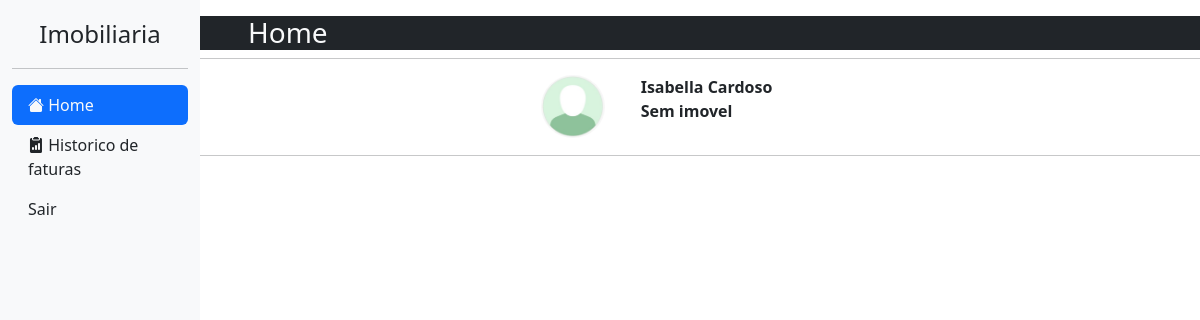
Before: /imobiliaria/home-usuario (signed in) with the older database file.
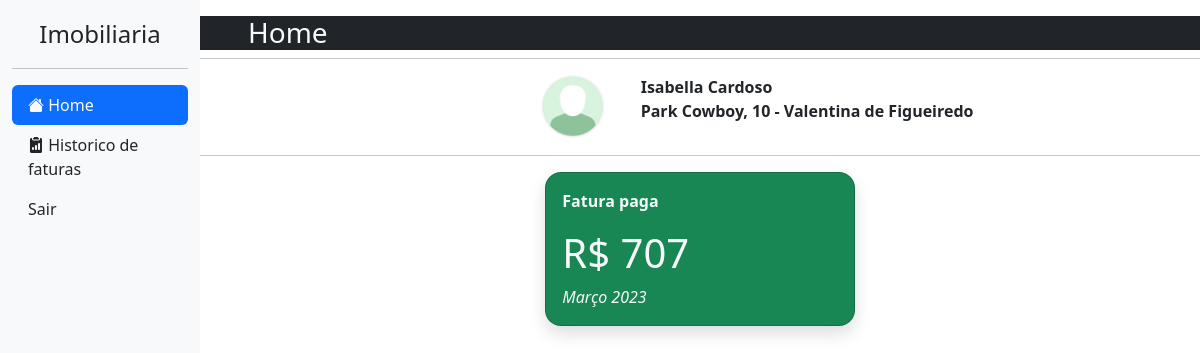
After: the same page with the newer database file.
### usuario/models.py (models this page shows, shortened)
class Perfil(models.Model):
    cpf = models.CharField(max_length=14, null=True)
    nome_completo = models.CharField(max_length=50, null=True, verbose_name="Nome completo")
    data_nascimento = models.DateField(max_length=10, null=True, blank=True, verbose_name="Data de nascimento")
    telefone = models.CharField(max_length=16, null=True, verbose_name="Telefone para contato")
    data_entrada_imovel = models.DateField(auto_now_add=True, editable=True, verbose_name="Data de entrada no imovel")
    usuario = models.OneToOneField(User, blank=True, on_delete=models.CASCADE)
    imovel = models.OneToOneField(Imovel, null=True, blank=True, on_delete=models.SET_NULL)

### imobiliaria/models.py (models this page shows, shortened)
class Imovel(models.Model):
    nome = models.CharField(max_length=50, blank=True, verbose_name='Nome do imóvel / vila / condominio')
    cep = models.CharField(max_length=9, blank=True, verbose_name= 'CEP')
    endereco = models.CharField(max_length=100, blank=True, verbose_name= 'Endereço')
    numero = models.CharField(max_length=100, blank=True, verbose_name= 'Numero')
    bairro = models.CharField(max_length=100, blank=True, verbose_name= 'Bairro')
    cidade = models.CharField(max_length=100, blank=True, verbose_name= 'Cidade')
    uf = models.CharField(max_length=2, blank=True, verbose_name= 'UF')
    mensalidade = models.IntegerField(blank=True, verbose_name='Mensalidade R$', validators=[MaxValueValidator(999999), MinValueValidator(0)])
    vencimento = models.IntegerField(default=5, verbose_name="Dia do vencimento da mensalidade", validators=[MaxValueValidator(29), MinValueValidator(1)])
    disponibilidade = models.BooleanField(default=True, verbose_name="Disponibilidade")
    def __str__(self) -> str:
        nome = ''
        if self.nome:
            nome = self.nome
        else:
            nome = self.endereco
        return f'{nome}, {self.numero} - {self.bairro}'

### pagamento/models.py (models this page shows, shortened)
class Pagamento(models.Model):
    perfil = models.ForeignKey(Perfil, null=True, on_delete=models.CASCADE, verbose_name="Usuario pagador")
    status = models.CharField(choices=STATUS_CHOICES, default="A", max_length=20,  verbose_name="Status do pagamento")
    valor_pago = models.IntegerField(null = True, verbose_name="Valor pago", validators=[MaxValueValidator(999999), MinValueValidator(0)])
    data = models.DateTimeField(null=True, blank=True, verbose_name="Data do pagamento")

### imobiliaria/views.py (the view, shortened to what this page needs)
# urls.py: path('home-usuario', homeUsuario, name="home-usuario"),
@login_required
def homeUsuario(request):
    context = {}
    perfil = Perfil.objects.get(usuario=request.user)
    pagamentos = Pagamento.objects.filter(perfil=perfil)
    hojeDateTime = datetime.now()
    hojeDate = date(hojeDateTime.year, hojeDateTime.month, hojeDateTime.day)
    faturas = []
    if perfil.imovel:
        dataEntradaImovel = date(perfil.data_entrada_imovel.year, perfil.data_entrada_imovel.month, perfil.imovel.vencimento)
        mesesPassados = relativedelta(date.today(), dataEntradaImovel).months
        mesReferencia = dataEntradaImovel
        for _ in range(mesesPassados+1):
            pagoMesAtual = False
            for p in pagamentos:
                if (p.status == "P" or p.status == "A") and (p.data.month == mesReferencia.month and p.data.year == mesReferencia.year):
                    pagoMesAtual = True
                    break
            if pagoMesAtual:
                faturas.append({"pagamento": p})
            mesReferencia = date(mesReferencia.year, mesReferencia.month + 1, mesReferencia.day)
    faturas = faturas[::-1]
    context['hojeDateTime'] = hojeDateTime
    context['hojeDate'] = hojeDate
    context['perfil'] = perfil
    context['faturas'] = faturas
    return render(request, 'views/usuario/home-usuario.html', context)

### imobiliaria/templates/views/usuario/home-usuario.html (shortened to what this page needs)
{% extends 'base.html' %}
{% block content %}
{% load static %}
<div class="row d-sm-none d-lg-block bg-dark text-light">
    <h3 class="ps-5">Home</h3>
</div>
<div class="row d-flex align-items-center">
    <hr>
    <div class="col-2 offset-lg-3 d-lg-flex justify-content-end">
        <img src="{% static 'imgs/profilePic.png' %}" alt="user" style="width: 4rem; border-radius: 50%;">
    </div>
    <div class="col-sm-10 col-lg-7 ps-4">
        <p>
            <strong>
                {{perfil.nome_completo}} <br>
                {%if perfil.imovel%}
                    {{perfil.imovel}}
                {% else %}
                    Sem imovel
                {% endif %}
            </strong>
        </p>
    </div>
    <hr class="mt-3">
    <div class="col-sm-10 offset-sm-1 col-lg-4 offset-lg-4">
        {% for fatura in faturas %}
            {% if fatura.pagamento.status == "P" and fatura.pagamento.data.month == hojeDate.month and fatura.pagamento.data.year == hojeDate.year %}
                <div class="card mb-4 bg-success text-light shadow rounded-4">
                    <div class="card-body">
                        <p><strong>Fatura paga</strong></p>
                        <h1 class="card-title ">R$ {{fatura.pagamento.valor_pago}}</h1>
                        <span><em>{{fatura.pagamento.data|date:"F Y"}}</em></span>
                    </div>
                </div>
            {% endif %}
        {% endfor %}
    </div>
</div>
{% endblock %}

Changed rows visible on the page:
changed Perfil "Isabella Cardoso": imovel (not shown) → "Park Cowboy, 10 - Valentina de Figueiredo"
now on this page (row edited): Pagamento: pagamento.valor_pago "707", pagamento.data "Março 2023"
Other visible differences:
text no longer shown: "Sem imovel"
